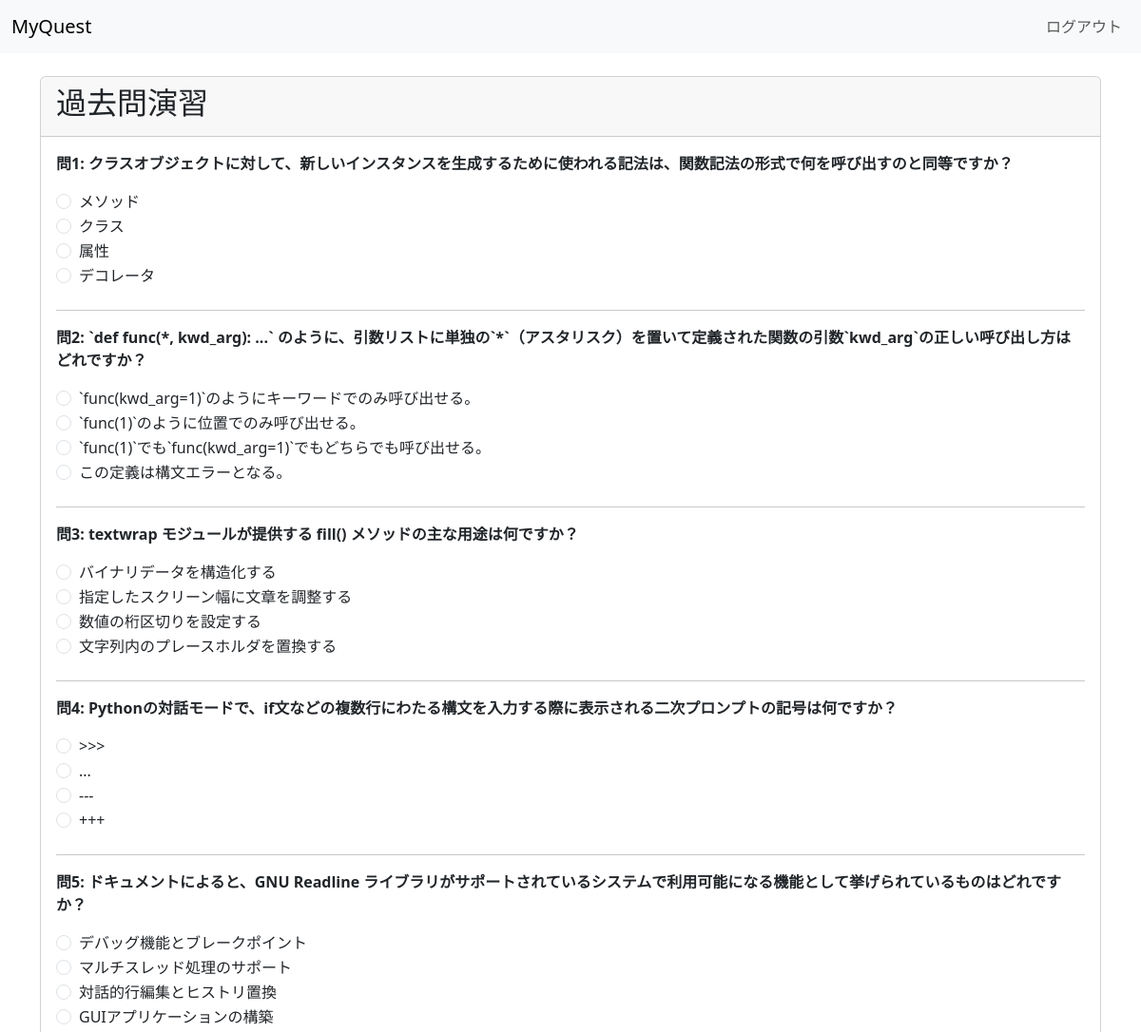
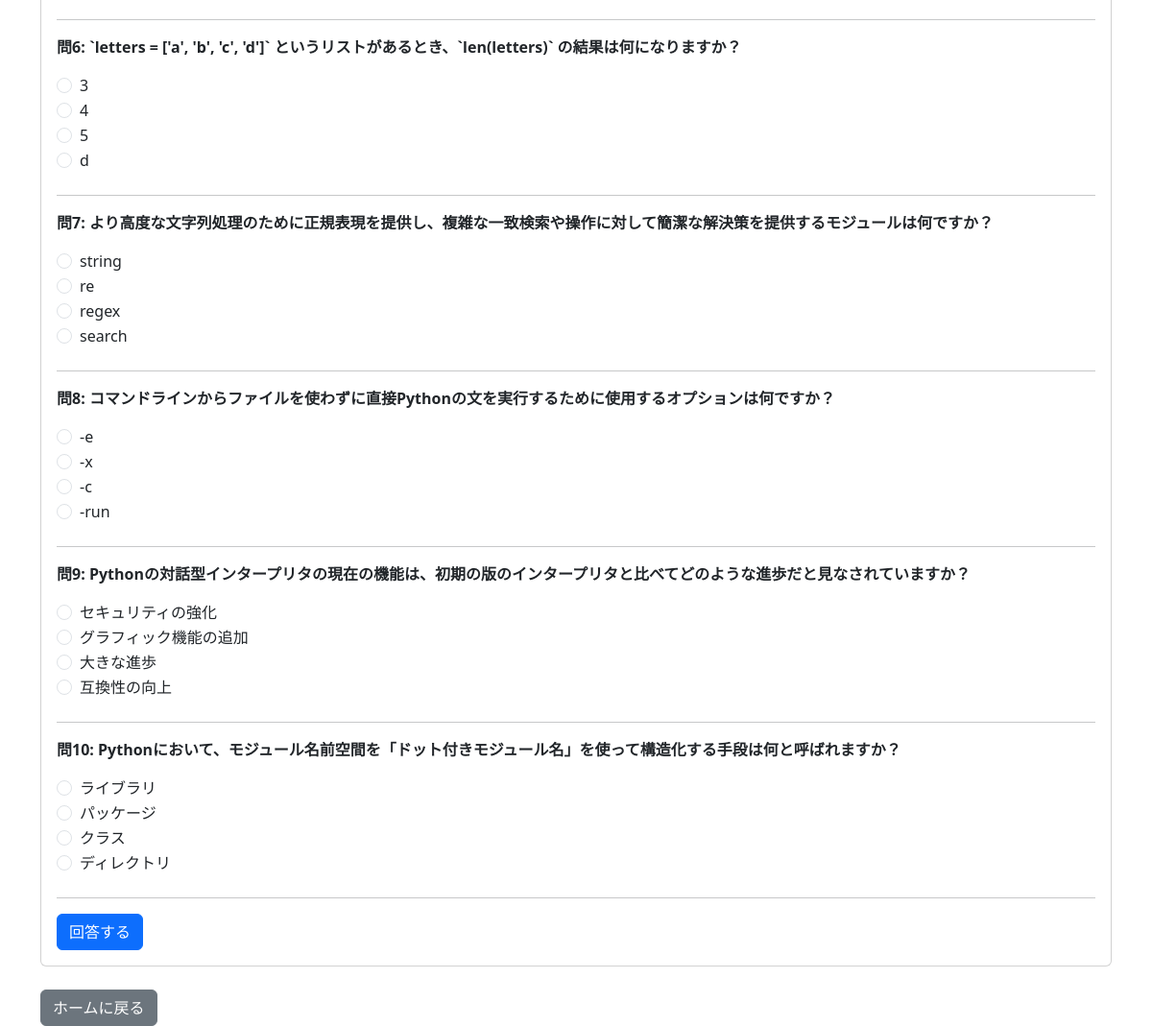
Screenshot of /practice (signed in) with the database file from the repository (2 pictures, top to bottom).
### model.py (models this page shows)
class Question(db.Model):
    __tablename__ = "questions"
    id = db.Column(db.Integer, primary_key=True)
    question = db.Column(db.String(300), nullable=False)
    choice1 = db.Column(db.String(200))
    choice2 = db.Column(db.String(200))
    choice3 = db.Column(db.String(200))
    choice4 = db.Column(db.String(200))
    correct = db.Column(db.Integer)
    category = db.Column(db.String(50)) # section / practiceなど
    results = db.relationship('QuizResult', backref='question', lazy=True) # Add relationship

### app.py (the view, shortened to what this page needs)
@app.route("/practice", methods=["GET", "POST"])
def practice():
    if "user" not in session:
        return redirect("/")
    try:
        num_questions = int(request.args.get('num', 10))
    except (ValueError, TypeError):
        num_questions = 10
    all_questions = Question.query.all()
    if not all_questions:
        return render_template("practice.html", questions=[]) # 空のリストを渡す
    num_to_sample = min(len(all_questions), num_questions)
    q_list = random.sample(all_questions, num_to_sample)
    return render_template("practice.html", questions=q_list)

### templates/practice.html (shortened to what this page needs)
<!DOCTYPE html>
<html>
<head>
    <link href="https://cdn.jsdelivr.net/npm/bootstrap@5.3.0-alpha1/dist/css/bootstrap.min.css" rel="stylesheet">
</head>
<body>
    <nav class="navbar navbar-expand-lg navbar-light bg-light">
        <div class="container-fluid">
            <a class="navbar-brand" href="#">MyQuest</a>
            <div class="collapse navbar-collapse" id="navbarNav">
                <ul class="navbar-nav ms-auto">
                    <li class="nav-item">
                        <a class="nav-link" href="/logout">ログアウト</a>
                    </li>
                </ul>
            </div>
        </div>
    </nav>
    <div class="container mt-4">
        <div class="card">
            <div class="card-header">
                <h2>過去問演習</h2>
            </div>
            <div class="card-body">
                {% if results %}
                    <h3>テスト結果</h3>
                    <div class="alert alert-info">
                        <h4>正解数: {{ score }} / {{ total }} 問</h4>
                        <h4>正解率: {{ percentage }}%</h4>
                    </div>
                    <p>お疲れ様でした！結果は以下の通りです。</p>
                    <hr>
                    {% for res in results %}
                    <div class="mb-4 p-3 {% if res.is_correct %}result-correct{% else %}result-incorrect{% endif %}">
                        <p class="card-text fw-bold">問{{ loop.index }}: {{ res.question.question }}</p>
                        <p>あなたの回答:
                            <span class="{% if not res.is_correct %}user-answer-incorrect{% endif %}">
                                {{ res.user_choice_text }}
                            </span>
                        </p>
                        {% if not res.is_correct %}
                            <p>正解: <span class="correct-answer-text">{{ res.correct_choice_text }}</span></p>
                        {% endif %}
                    </div>
                    {% endfor %}
                {% else %}
                    <form action="{{ url_for('practice') }}" method="post">
                        {% for q_obj in questions %}
                        <div class="mb-4">
                            <p class="card-text fw-bold">問{{ loop.index }}: {{ q_obj.question }}</p>
                            <div class="form-check">
                                <input type="radio" class="form-check-input" name="answer_{{ q_obj.id }}" value="1" id="q{{ q_obj.id }}-choice1" required>
                                <label class="form-check-label" for="q{{ q_obj.id }}-choice1">{{ q_obj.choice1 }}</label>
                            </div>
                            <div class="form-check">
                                <input type="radio" class="form-check-input" name="answer_{{ q_obj.id }}" value="2" id="q{{ q_obj.id }}-choice2">
                                <label class="form-check-label" for="q{{ q_obj.id }}-choice2">{{ q_obj.choice2 }}</label>
                            </div>
                            <div class="form-check">
                                <input type="radio" class="form-check-input" name="answer_{{ q_obj.id }}" value="3" id="q{{ q_obj.id }}-choice3">
                                <label class="form-check-label" for="q{{ q_obj.id }}-choice3">{{ q_obj.choice3 }}</label>
                            </div>
                            <div class="form-check">
                                <input type="radio" class="form-check-input" name="answer_{{ q_obj.id }}" value="4" id="q{{ q_obj.id }}-choice4">
                                <label class="form-check-label" for="q{{ q_obj.id }}-choice4">{{ q_obj.choice4 }}</label>
                            </div>
                        </div>
                        <hr>
                        {% endfor %}
                        <button type="submit" class="btn btn-primary">回答する</button>
                    </form>
                {% endif %}
            </div>
        </div>
        <div class="mt-4">
            {% if results %}
                <a href="{{ url_for('practice') }}" class="btn btn-primary">もう一度挑戦する</a>
                <a href="/home" class="btn btn-secondary">ホームに戻る</a>
            {% else %}
                <a href="/home" class="btn btn-secondary">ホームに戻る</a>
            {% endif %}
        </div>
    </div>
</body>
</html>

### rows the page displays
Question: question "クラスオブジェクトに対して、新しいインスタンスを生成するために使われる記法は、関数記法の形式で何を呼び出すのと同等ですか？", choice1 "メソッド", choice2 "クラス", choice3 "属性", choice4 "デコレータ"
Question: question "`def func(*, kwd_arg): ...` のように、引数リストに単独の`*`（アスタリスク）を置いて定義された関数の引数`kwd_arg`の正しい呼び出し方はどれですか？", choice1 "`func(kwd_arg=1)`のようにキーワードでのみ呼び出せる。", choice2 "`func(1)`のように位置でのみ呼び出せる。", choice3 "`func(1)`でも`func(kwd_arg=1)`でもどちらでも呼び出せる。", choice4 "この定義は構文エラーとなる。"
Question: question "textwrap モジュールが提供する fill() メソッドの主な用途は何ですか？", choice1 "バイナリデータを構造化する", choice2 "指定したスクリーン幅に文章を調整する", choice3 "数値の桁区切りを設定する", choice4 "文字列内のプレースホルダを置換する"
Question: question "Pythonの対話モードで、if文などの複数行にわたる構文を入力する際に表示される二次プロンプトの記号は何ですか？", choice1 ">>>", choice2 "...", choice3 "---", choice4 "+++"
Question: question "ドキュメントによると、GNU Readline ライブラリがサポートされているシステムで利用可能になる機能として挙げられているものはどれですか？", choice1 "デバッグ機能とブレークポイント", choice2 "マルチスレッド処理のサポート", choice3 "対話的行編集とヒストリ置換", choice4 "GUIアプリケーションの構築"
Question: question "`letters = ['a', 'b', 'c', 'd']` というリストがあるとき、`len(letters)` の結果は何になりますか？", choice1 "3", choice2 "4", choice3 "5", choice4 "d"
Question: question "より高度な文字列処理のために正規表現を提供し、複雑な一致検索や操作に対して簡潔な解決策を提供するモジュールは何ですか？", choice1 "string", choice2 "re", choice3 "regex", choice4 "search"
Question: question "コマンドラインからファイルを使わずに直接Pythonの文を実行するために使用するオプションは何ですか？", choice1 "-e", choice2 "-x", choice3 "-c", choice4 "-run"
Question: question "Pythonの対話型インタープリタの現在の機能は、初期の版のインタープリタと比べてどのような進歩だと見なされていますか？", choice1 "セキュリティの強化", choice2 "グラフィック機能の追加", choice3 "大きな進歩", choice4 "互換性の向上"
Question: question "Pythonにおいて、モジュール名前空間を「ドット付きモジュール名」を使って構造化する手段は何と呼ばれますか？", choice1 "ライブラリ", choice2 "パッケージ", choice3 "クラス", choice4 "ディレクトリ"
